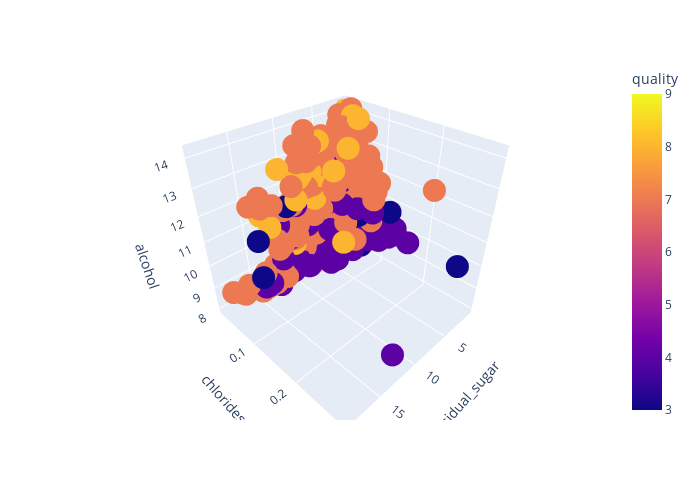

Notebook code cell kept with this figure:
### Code cell
import plotly.express as px
fig = px.scatter_3d(xf, 
                    x='residual_sugar', 
                    y='chlorides', 
                    z='alcohol',
                    color='quality'
                    )
fig.update_layout(width=700, height=500)
# fig.update_layout(margin={"r":0,"t":0,"l":10,"b":0})
fig.show()

### Figure 1 — Plotly figure (JSON) as saved in the notebook; plotly's stock layout.template omitted (floating-point values rounded to 4 significant figures; data arrays with more than 128 entries replaced by an {"elided": "..."} marker saying what was removed)
{"data": [{"hovertemplate": "residual_sugar=%{x}<br>chlorides=%{y}<br>alcohol=%{z}<br>quality=%{marker.color}<extra></extra>", "legendgroup": "", "marker": {"color": {"elided": "733 int values"}, "coloraxis": "coloraxis", "symbol": "circle"}, "mode": "markers", "name": "", "scene": "scene", "showlegend": false, "type": "scatter3d", "x": {"elided": "733 float values"}, "y": {"elided": "733 float values"}, "z": {"elided": "733 float values"}}], "layout": {"coloraxis": {"colorbar": {"title": {"text": "quality"}}, "colorscale": [[0, "#0d0887"], [0.1111, "#46039f"], [0.2222, "#7201a8"], [0.3333, "#9c179e"], [0.4444, "#bd3786"], [0.5556, "#d8576b"], [0.6667, "#ed7953"], [0.7778, "#fb9f3a"], [0.8889, "#fdca26"], [1, "#f0f921"]]}, "height": 500, "legend": {"tracegroupgap": 0}, "margin": {"t": 60}, "scene": {"domain": {"x": [0, 1], "y": [0, 1]}, "xaxis": {"title": {"text": "residual_sugar"}}, "yaxis": {"title": {"text": "chlorides"}}, "zaxis": {"title": {"text": "alcohol"}}}, "width": 700}}
